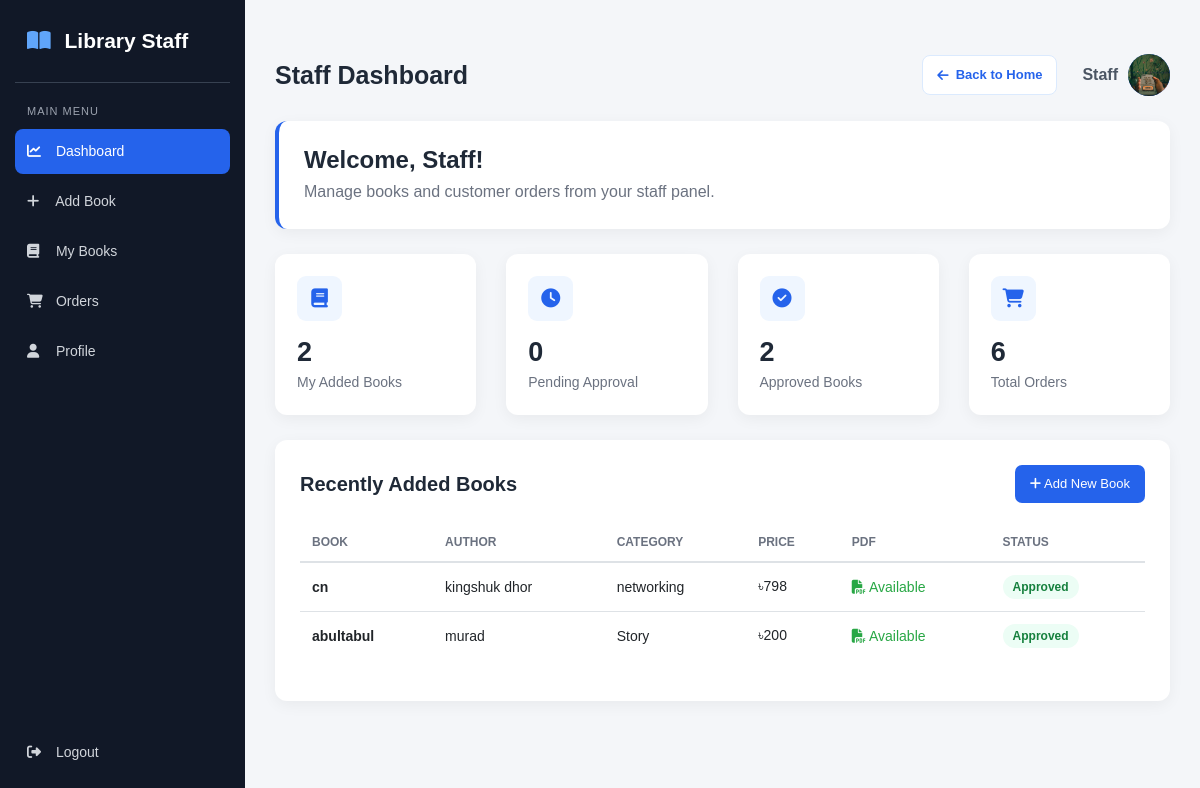
/staff/dashboard.php (signed in), run on the app's committed database.
### tables this page shows
CREATE TABLE `staffs` (
  `id` int(11) NOT NULL,
  `name` varchar(100) NOT NULL,
  `email` varchar(100) NOT NULL,
  `password` varchar(250) NOT NULL,
  `mobile` varchar(20) NOT NULL,
  `profile_image` varchar(255) DEFAULT NULL
);

CREATE TABLE `books` (
  `book_id` int(11) NOT NULL,
  `book_name` varchar(250) NOT NULL,
  `author_id` int(11) DEFAULT NULL,
  `pending_author_name` varchar(250) DEFAULT NULL,
  `cat_id` int(11) DEFAULT NULL,
  `pending_category_name` varchar(100) DEFAULT NULL,
  `book_no` int(11) NOT NULL,
  `book_price` int(11) NOT NULL,
  `book_file` varchar(255) DEFAULT NULL,
  `pdf_comment` varchar(500) DEFAULT NULL,
  `book_cover` varchar(255) DEFAULT NULL,
  `added_by` int(11) DEFAULT NULL,
  `added_by_type` varchar(20) NOT NULL DEFAULT 'Admin',
  `approval_status` varchar(20) NOT NULL DEFAULT 'Approved',
  `rejection_reason` varchar(255) DEFAULT NULL
);

CREATE TABLE `authors` (
  `author_id` int(11) NOT NULL,
  `author_name` varchar(250) NOT NULL
);

CREATE TABLE `category` (
  `cat_id` int(11) NOT NULL,
  `cat_name` varchar(100) NOT NULL
);

### staff/dashboard.php (the view, shortened to what this page needs)
<?php
$conn = mysqli_connect("localhost", "root", "", "lms");
$staff_id = (int) $_SESSION["staff_id"];
$staff_query = "
    SELECT name, email, profile_image
    FROM staffs
    WHERE id = $staff_id
    LIMIT 1
";
$staff_result = mysqli_query($conn, $staff_query);
$staff = mysqli_fetch_assoc($staff_result);
$staff_name = $staff["name"];
$book_query = "
    SELECT COUNT(*) AS total
    FROM books
    WHERE added_by = $staff_id
    AND added_by_type = 'Staff'
";
$book_result = mysqli_query($conn, $book_query);
$total_books = mysqli_fetch_assoc($book_result)["total"];
$pending_query = "
    SELECT COUNT(*) AS total
    FROM books
    WHERE added_by = $staff_id
    AND added_by_type = 'Staff'
    AND approval_status = 'Pending'
";
$pending_result = mysqli_query($conn, $pending_query);
$pending_books = mysqli_fetch_assoc($pending_result)["total"];
$approved_query = "
    SELECT COUNT(*) AS total
    FROM books
    WHERE added_by = $staff_id
    AND added_by_type = 'Staff'
    AND approval_status = 'Approved'
";
$approved_result = mysqli_query($conn, $approved_query);
$approved_books = mysqli_fetch_assoc($approved_result)["total"];
$order_query = "
    SELECT COUNT(*) AS total
    FROM orders
";
$order_result = mysqli_query($conn, $order_query);
$total_orders = mysqli_fetch_assoc($order_result)["total"];
$recent_query = "
    SELECT
        books.book_name,
        books.book_price,
        books.approval_status,
        books.book_file,
        authors.author_name,
        category.cat_name
    FROM books
    LEFT JOIN authors
        ON books.author_id = authors.author_id
    LEFT JOIN category
        ON books.cat_id = category.cat_id
    WHERE books.added_by = $staff_id
    AND books.added_by_type = 'Staff'
    ORDER BY books.book_id DESC
    LIMIT 5
";
$recent_result = mysqli_query($conn, $recent_query);
?>
<!DOCTYPE html>
<html lang="en">
<head>
    <link rel="stylesheet"
          href="https://cdn.jsdelivr.net/npm/bootstrap@4.6.2/dist/css/bootstrap.min.css">
    <link rel="stylesheet"
          href="https://cdnjs.cloudflare.com/ajax/libs/font-awesome/6.5.2/css/all.min.css">
</head>
<body>
<div class="sidebar">
    <div class="brand">
        <i class="fa-solid fa-book-open"></i>
        Library Staff
    </div>
    <div class="menu-title">
        Main Menu
    </div>
    <a href="dashboard.php" class="nav-link active">
        <i class="fa-solid fa-chart-line"></i>
        Dashboard
    </a>
    <a href="add_book.php" class="nav-link">
        <i class="fa-solid fa-plus"></i>
        Add Book
    </a>
    <a href="my_books.php" class="nav-link">
        <i class="fa-solid fa-book"></i>
        My Books
    </a>
    <a href="orders.php" class="nav-link">
        <i class="fa-solid fa-cart-shopping"></i>
        Orders
    </a>
    <a href="profile.php" class="nav-link">
        <i class="fa-solid fa-user"></i>
        Profile
    </a>
    <div class="logout">
        <a href="logout.php" class="nav-link">
            <i class="fa-solid fa-right-from-bracket"></i>
            Logout
        </a>
    </div>
</div>
<div class="main">
    <div class="topbar">
        <div class="d-flex align-items-center">
            <h2 class="mb-0">
                Staff Dashboard
            </h2>
        </div>
        <div class="staff-info">
            <a href="../index.php" class="back-home">
                <i class="fa-solid fa-arrow-left"></i>
                Back to Home
            </a>
            <span>
                <?php echo htmlspecialchars($staff_name); ?>
            </span>
            <div class="staff-avatar">
                <?php if (!empty($staff["profile_image"])): ?>
                    <img
                        src="uploads/<?php echo htmlspecialchars($staff["profile_image"]); ?>"
                        alt="Staff Profile"
                    >
                <?php else: ?>
                    <i class="fa-solid fa-user"></i>
                <?php endif; ?>
            </div>
        </div>
    </div>
    <div class="welcome">
        <h4>
            Welcome, <?php echo htmlspecialchars($staff_name); ?>!
        </h4>
        <p>
            Manage books and customer orders from your staff panel.
        </p>
    </div>
    <div class="row">
        <div class="col-md-3">
            <div class="stat-card">
                <div class="stat-icon">
                    <i class="fa-solid fa-book"></i>
                </div>
                <h3>
                    <?php echo $total_books; ?>
                </h3>
                <p>
                    My Added Books
                </p>
            </div>
        </div>
        <div class="col-md-3">
            <div class="stat-card">
                <div class="stat-icon">
                    <i class="fa-solid fa-clock"></i>
                </div>
                <h3>
                    <?php echo $pending_books; ?>
                </h3>
                <p>
                    Pending Approval
                </p>
            </div>
        </div>
        <div class="col-md-3">
            <div class="stat-card">
                <div class="stat-icon">
                    <i class="fa-solid fa-circle-check"></i>
                </div>
                <h3>
                    <?php echo $approved_books; ?>
                </h3>
                <p>
                    Approved Books
                </p>
            </div>
        </div>
        <div class="col-md-3">
            <div class="stat-card">
                <div class="stat-icon">
                    <i class="fa-solid fa-cart-shopping"></i>
                </div>
                <h3>
                    <?php echo $total_orders; ?>
                </h3>
                <p>
                    Total Orders
                </p>
            </div>
        </div>
    </div>
    <div class="section-card">
        <div class="section-header">
            <h5>
                Recently Added Books
            </h5>
            <a href="add_book.php" class="btn-add">
                <i class="fa-solid fa-plus"></i>
                Add New Book
            </a>
        </div>
        <?php if ($recent_result && mysqli_num_rows($recent_result) > 0): ?>
            <div class="table-responsive">
                <table class="table">
                    <thead>
                        <tr>
                            <th>Book</th>
                            <th>Author</th>
                            <th>Category</th>
                            <th>Price</th>
                            <th>PDF</th>
                            <th>Status</th>
                        </tr>
                    </thead>
                    <tbody>
                    <?php while ($book = mysqli_fetch_assoc($recent_result)): ?>
                        <tr>
                            <td>
                                <strong>
                                    <?php
                                    echo htmlspecialchars(
                                        $book["book_name"]
                                    );
                                    ?>
                                </strong>
                            </td>
                            <td>
                                <?php
                                echo htmlspecialchars(
                                    $book["author_name"]
                                );
                                ?>
                            </td>
                            <td>
                                <?php
                                echo htmlspecialchars(
                                    $book["cat_name"]
                                );
                                ?>
                            </td>
                            <td>
                                ৳<?php
                                echo number_format(
                                    $book["book_price"]
                                );
                                ?>
                            </td>
                            <td>
                                <?php if (!empty($book["book_file"])): ?>
                                    <span class="text-success">
                                        <i class="fa-solid fa-file-pdf"></i>
                                        Available
                                    </span>
                                <?php else: ?>
                                    <span class="text-muted">
                                        Not Added
                                    </span>
                                <?php endif; ?>
                            </td>
                            <td>
                                <?php
                                $status =
                                    $book["approval_status"];
                                ?>
                                <?php if ($status == "Pending"): ?>
                                    <span class="status pending">
                                        Pending
                                    </span>
                                <?php elseif ($status == "Approved"): ?>
                                    <span class="status approved">
                                        Approved
                                    </span>
                                <?php else: ?>
                                    <span class="status rejected">
                                        Rejected
                                    </span>
                                <?php endif; ?>
                            </td>
                        </tr>
                    <?php endwhile; ?>
                    </tbody>
                </table>
            </div>
        <?php endif; ?>
    </div>
</div>
</body>
</html>

### staff/dashboard.php (style rules this page uses)
* { box-sizing: border-box; }
body { margin: 0; font-family: Arial, sans-serif; background: #f4f6f9; color: #1f2937; }
.sidebar { position: fixed; left: 0; top: 0; width: 245px; height: 100vh; background: #111827; color: white; padding: 25px 15px; }
.brand { font-size: 21px; font-weight: 700; padding: 0 12px 25px; border-bottom: 1px solid #374151; margin-bottom: 20px; }
.brand i { color: #60a5fa; margin-right: 8px; }
.menu-title { color: #9ca3af; font-size: 11px; text-transform: uppercase; padding: 0 12px; margin-bottom: 10px; letter-spacing: 1px; }
.nav-link { color: #d1d5db !important; padding: 12px; border-radius: 8px; margin-bottom: 5px; font-size: 14px; }
.nav-link i { width: 25px; }
.nav-link:hover, .nav-link.active { background: #2563eb; color: white !important; }
.logout { position: absolute; bottom: 20px; left: 15px; right: 15px; }
.main { margin-left: 245px; padding: 30px; }
.topbar { display: flex; justify-content: space-between; align-items: center; margin-bottom: 25px; }
.topbar h2 { margin: 0; font-size: 25px; font-weight: 700; }
.staff-info { display: flex; align-items: center; gap: 10px; color: #4b5563; font-weight: 600; }
.staff-avatar { width: 42px; height: 42px; border-radius: 50%; overflow: hidden; background: #2563eb; color: white; display: flex; align-items: center; justify-content: center; }
.staff-avatar img { width: 100%; height: 100%; object-fit: cover; }
.back-home { display: inline-flex; align-items: center; gap: 7px; background: white; color: #2563eb; border: 1px solid #dbeafe; padding: 9px 14px; border-radius: 8px; text-decoration: none; font-size: 13px; font-weight: 600; margin-right: 15px; transition: 0.2s; }
.welcome { background: white; border-radius: 12px; padding: 25px; margin-bottom: 25px; border-left: 4px solid #2563eb; box-shadow: 0 4px 15px rgba(0,0,0,.05); }
.welcome h4 { font-weight: 700; margin-bottom: 5px; }
.welcome p { margin: 0; color: #6b7280; }
.stat-card { background: white; border-radius: 12px; padding: 22px; margin-bottom: 25px; box-shadow: 0 4px 15px rgba(0,0,0,.05); }
.stat-icon { width: 45px; height: 45px; border-radius: 9px; background: #eff6ff; color: #2563eb; display: flex; align-items: center; justify-content: center; font-size: 19px; margin-bottom: 15px; }
.stat-card h3 { font-size: 27px; font-weight: 700; margin: 0; }
.stat-card p { color: #6b7280; margin: 4px 0 0; font-size: 14px; }
.section-card { background: white; border-radius: 12px; padding: 25px; box-shadow: 0 4px 15px rgba(0,0,0,.05); }
.section-header { display: flex; justify-content: space-between; align-items: center; margin-bottom: 20px; }
.section-header h5 { font-weight: 700; margin: 0; }
.btn-add { background: #2563eb; color: white; border-radius: 7px; padding: 9px 15px; font-size: 13px; text-decoration: none; }
.table th { border-top: none; font-size: 12px; color: #6b7280; text-transform: uppercase; }
.table td { vertical-align: middle; font-size: 14px; }
.status { display: inline-block; padding: 5px 10px; border-radius: 20px; font-size: 12px; font-weight: 600; }
.approved { background: #ecfdf5; color: #15803d; }

### data on the page
staffs: name "Staff", profile_image (picture)
books: book_name "cn", author.author_name "kingshuk dhor", cat.cat_name "networking", book_price "798", shows "Available", approval_status "Approved"
books: book_name "abultabul", author.author_name "murad", cat.cat_name "Story", book_price "200", shows "Available", approval_status "Approved"

### other printed values
$total_books "2"
$pending_books "0"
$approved_books "2"
$total_orders "6"
